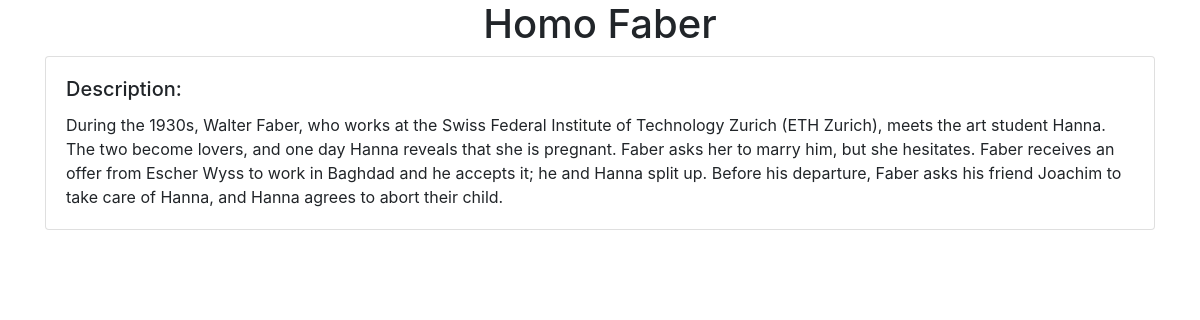
The app's page /book/1/detail/ with its own data.
### books/models.py (models this page shows)
class Book(models.Model):
    title = models.CharField(max_length=100)
    year = models.DateField()
    author = models.ForeignKey(Author, on_delete=models.CASCADE)
    description = models.TextField()

### books/views.py (the view)
# urls.py: path('book/<int:pk>/detail/', views.BookDetailView.as_view(), name='book_detail'),
class BookDetailView(DetailView):
    model = Book
    template_name = 'books/book_detail.html'

### books/templates/books/book_detail.html
{% extends 'base.html' %}
{% block content %}
    <h1 class="text-center">{{book.title}}</h1>
    <div class="card">
        <div class="card-body">
            <h5 class="card-title">Description:</h5>
            <p class="card-text">{{book.description}}</p>
        </div>
    </div>
{% endblock %}

### templates/base.html (shortened to what this page needs)
<!DOCTYPE html>
<html lang="en">
<head>
    <link href="https://stackpath.bootstrapcdn.com/bootstrap/4.3.1/css/bootstrap.min.css" rel="stylesheet">
</head>
<body>
    <div class="container">
        {% block content %}
        {% endblock %}
    </div>
</body>
</html>

### records on screen
Book: title "Homo Faber", description "During the 1930s, Walter Faber, who works at the Swiss Federal Institute of Technology Zurich (ETH Zurich), meets the art student Hanna. The two become lovers, and one day Hanna reveals that she is pregnant. Faber asks her to marry him, but she hesitates. Faber receives an offer from Escher Wyss to work in Baghdad and he accepts it; he and Hanna split up. Before his departure, Faber asks his friend Joachim to take care of Hanna, and Hanna agrees to abort their child."
